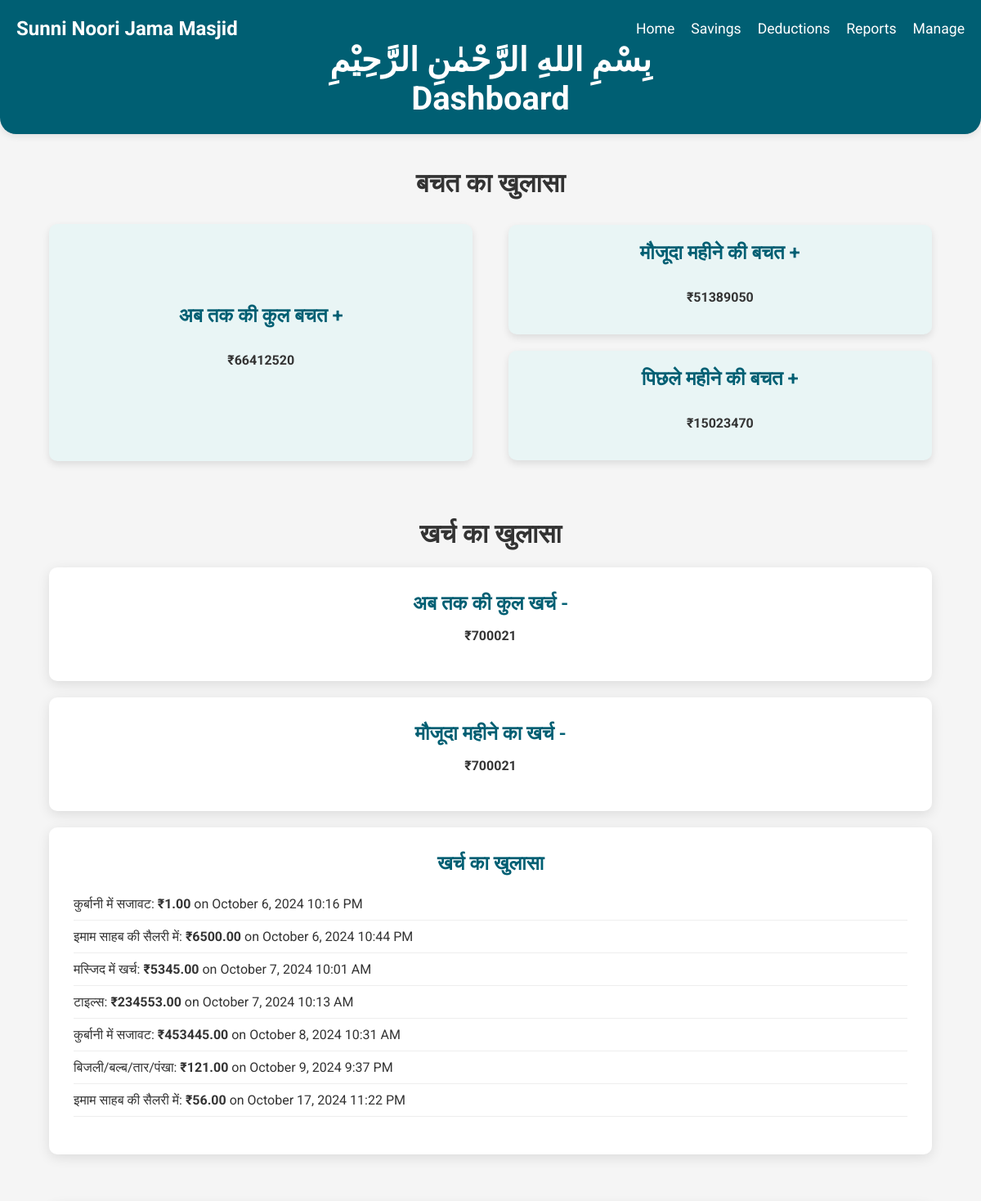
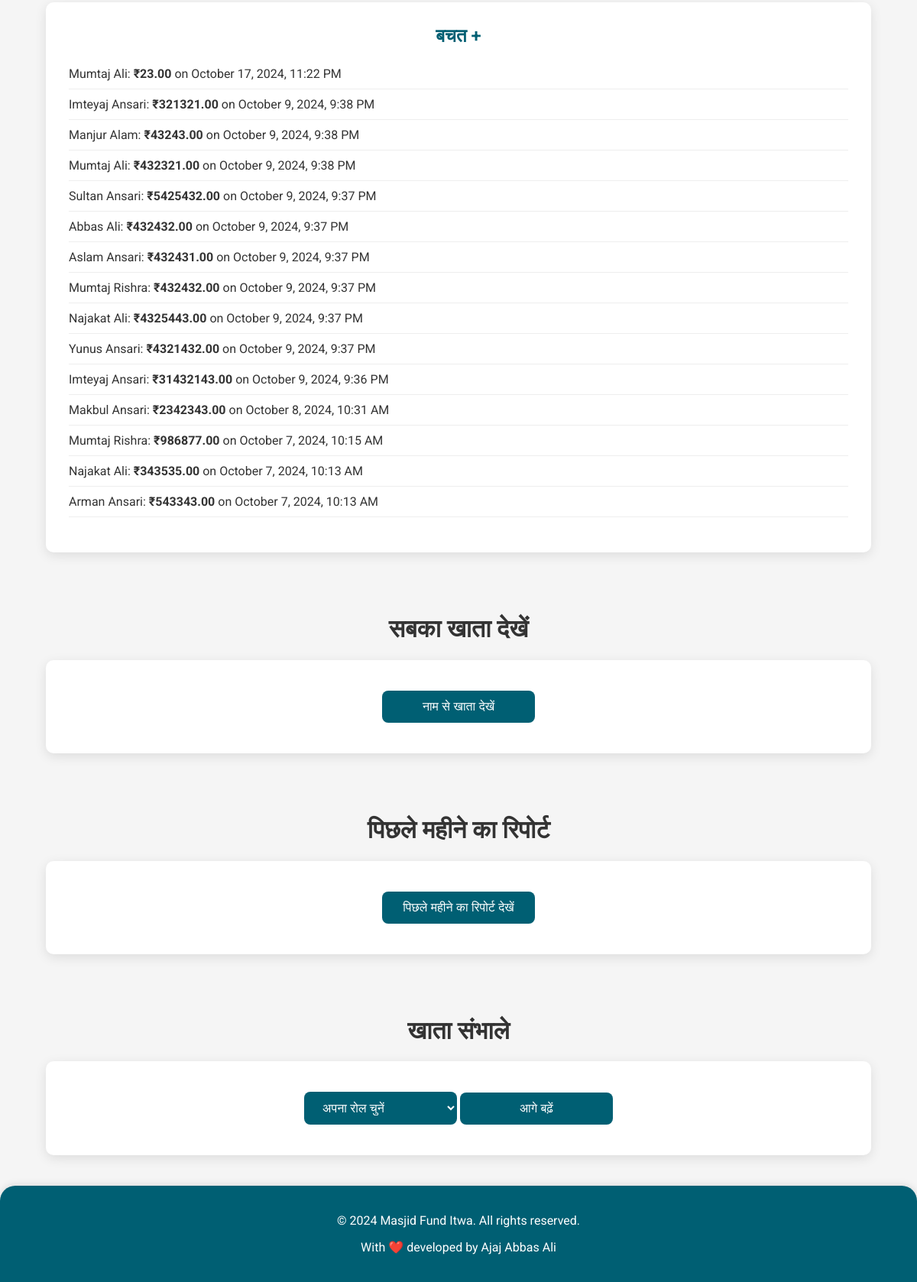
/home/, run on the app's committed database (2 pictures, top to bottom).
### community_fund/models.py (models this page shows, shortened)
class Deduction(models.Model):
    CATEGORY_CHOICES = [
        ('इमाम साहब की सैलरी में', 'इमाम साहब की सैलरी में'),
        ('मस्जिद में खर्च', 'मस्जिद में खर्च'),
        ('बिजली/बल्ब/तार/पंखा', 'बिजली/बल्ब/तार/पंखा'),
        ('साउंड सिस्टम', 'साउंड सिस्टम'),
        ('ईद में सजावट', 'ईद में सजावट'),
        ('कुर्बानी में सजावट', 'कुर्बानी में सजावट'),
        ('चापाकल', 'चापाकल'),
        ('वाइपर खरीदने में', 'वाइपर खरीदने में'),
        ('झाड़ू', 'झाड़ू'),
        ('ताला/चाबी', 'ताला/चाबी'),
        ('लोटा', 'लोटा'),
        ('पेंटिंग', 'पेंटिंग'),
        ('ईंट', 'ईंट'),
        ('गिट्टी', 'गिट्टी'),
        ('बालू', 'बालू'),
        ('सीमेंट', 'सीमेंट'),
        ('छड़', 'छड़'),
        ('मिस्त्री/लेबर', 'मिस्त्री/लेबर'),
        ('टाइल्स', 'टाइल्स'),
    ]
    category = models.CharField(max_length=30, choices=CATEGORY_CHOICES)
    amount = models.DecimalField(max_digits=10, decimal_places=2)
    date = models.DateTimeField(default=timezone.now)

class Transaction(models.Model):
    user = models.ForeignKey(User, on_delete=models.CASCADE)
    amount = models.DecimalField(max_digits=10, decimal_places=2)
    date = models.DateTimeField(default=timezone.now)

class User(models.Model):
    name = models.CharField(max_length=100)
    joined_date = models.DateTimeField(default=timezone.now)
    is_active = models.BooleanField(default=True)

### community_fund/views.py (the view)
# urls.py: path('home/', views.home, name='home'),
def home(request):
    now = timezone.now()
    total_savings = Transaction.objects.aggregate(total=Sum('amount'))['total'] or 0
    current_month_deductions = Deduction.objects.filter(
        date__year=now.year,
        date__month=now.month
    ).aggregate(total=Sum('amount'))['total'] or 0
    total_deductions = Deduction.objects.aggregate(total=Sum('amount'))['total'] or 0
    net_total_savings = total_savings - total_deductions
    current_month_savings = Transaction.objects.filter(
        date__year=now.year,
        date__month=now.month
    ).aggregate(total=Sum('amount'))['total'] or 0
    now = timezone.now()
    current_month = now.month
    current_year = now.year
    first_day_of_current_month = datetime.date(current_year, current_month, 1)
    last_day_of_current_month = datetime.date(current_year, current_month, monthrange(current_year, current_month)[1])
    first_day_of_previous_month = datetime.date(current_year, current_month - 1, 1) if current_month > 1 else datetime.date(current_year - 1, 12, 1)
    last_day_of_previous_month = timezone.make_aware(datetime.datetime(current_year, current_month, 1) - datetime.timedelta(days=1))
    current_month_transactions = Transaction.objects.filter(date__range=[first_day_of_current_month, now])
    current_month_savings_after_deduction = current_month_savings - current_month_deductions
    recent_transactions = Transaction.objects.order_by('-date')[:15]
    previous_month_transactions = Transaction.objects.filter(date__range=[first_day_of_previous_month, last_day_of_previous_month])
    previous_month_deductions = Deduction.objects.filter(date__range=[first_day_of_previous_month, last_day_of_previous_month])
    total_income_previous = previous_month_transactions.aggregate(total=Sum('amount'))['total'] or 0
    total_deductions_previous = previous_month_deductions.aggregate(total=Sum('amount'))['total'] or 0
    total_savings_previous = total_income_previous - total_deductions_previous
    context = {
        'total_savings': net_total_savings,
        'current_month_savings': current_month_savings_after_deduction,
        'current_month_deductions': current_month_deductions,  # Current month deductions
        'total_deductions': total_deductions,  # Total deductions till now
        'recent_transactions': recent_transactions,
        'deductions': Deduction.objects.all(),  # Fetch all deductions to display in the template
        'total_savings_previous': total_savings_previous,
    }
    return render(request, 'home.html', context)

### community_fund/templates/home.html (shortened to what this page needs)
{% load static %}
<!DOCTYPE html>
<html lang="en">
<head>
</head>
<body>
    <header>
        <nav class="navbar">
            <div class="navbar-brand">Sunni Noori Jama Masjid</div>
            <div class="navbar-links" id="navbarLinks">
                <a href="#">Home</a>
                <a href="#">Savings</a>
                <a href="#">Deductions</a>
                <a href="#">Reports</a>
                <a href="{% url 'add_transaction' %}">Manage</a>
            </div>
        </nav>
        <h1>بِسْمِ اللهِ الرَّحْمٰنِ الرَّحِيْمِ</h1>
        <h1>Dashboard</h1>
    </header>
    <div class="section">
        <h1>बचत का खुलासा</h1>
        <div class="savings-container">
            <div class="savings-right">
                <div class="savings-card" style="width: 100%; height: 94%;">
                    <h2>अब तक की कुल बचत +</h2>
                    <p><strong>₹{{ total_savings }}</strong></p>
                </div>
            </div>
            <div class="savings-left">
                <div class="savings-card">
                    <h2>मौजूदा महीने की बचत +</h2>
                    <p><strong>₹{{ current_month_savings }}</strong></p>
                </div>
                <div class="savings-card">
                    <h2>पिछले महीने की बचत +</h2>
                    <p><strong>₹{{ total_savings_previous }}</strong></p>
                </div>
            </div>
        </div>
    </div>
    <div class="section">
        <h1>खर्च का खुलासा</h1>
        <div class="card">
            <h2>अब तक की कुल खर्च -</h2>
            <p><strong>₹{{ total_deductions }}</strong></p>
        </div>
        <div class="card">
            <h2>मौजूदा महीने का खर्च -</h2>
            <p><strong>₹{{ current_month_deductions }}</strong></p>
        </div>
        <div class="card">
            <h2>खर्च का खुलासा</h2>
            {% if deductions %}
                <ul>
                    {% for deduction in deductions %}
                        <li>{{ deduction.category }}: <strong>₹{{ deduction.amount }}</strong> on {{ deduction.date|date:"F j, Y g:i A" }}</li>
                    {% endfor %}
                </ul>
            {% else %}
                <p>कोई कटौती दर्ज नहीं की गई है g</p>
            {% endif %}
        </div>
    </div>
    <div class="section">
        <div class="card">
            <h2>बचत +</h2>
            {% if recent_transactions %}
                <ul>
                    {% for transaction in recent_transactions %}
                        <li>{{ transaction.user.name }}: <strong>₹{{ transaction.amount }}</strong> on {{ transaction.date|date:"F j, Y, g:i A" }}</li>
                    {% endfor %}
                </ul>
            {% else %}
                <p>बचत दर्ज नहीं कराई गई है</p>
            {% endif %}
        </div>
    </div>
    <div class="section">
        <h1>सबका खाता देखें</h1>
        <div class="card">
            <a href="{% url 'generate_user_report' %}">
                <button class="button" type="button">नाम से खाता देखें</button>
            </a>
        </div>
    </div>
    <div class="section">
        <h1>पिछले महीने का रिपोर्ट</h1>
        <div class="card">
            <a href="{% url 'monthwise_report' %}">
                <button class="utton" type="button">पिछले महीने का रिपोर्ट देखें</button>
            </a>
        </div>
    </div>
    <div class="section">
        <h1>खाता संभाले</h1>
        <div class="card">
            <select id="userRoleDropdown" class="button">
                <option value="">अपना रोल चुनें</option>
            </select>
            <button class="button" type="button" onclick="redirectBasedOnRole()">आगे बढ़ें</button>
        </div>
    </div>
    <footer>
        <p>© 2024 Masjid Fund Itwa. All rights reserved.</p>
        <p>With ❤️ developed by Ajaj Abbas Ali</p>
    </footer>
</body>
</html>

### community_fund/templates/home.html (style rules this page uses)
* { box-sizing: border-box; }
body, html { margin: 0; padding: 0; }
body { font-family: 'Roboto', sans-serif; background: #f5f5f5; margin: 0; padding: 0; color: #333; display: flex; flex-direction: column; align-items: center; min-height: 100vh; }
header { background: #005f73; color: white; width: 100%; text-align: center; padding: 20px 0; border-radius: 0 0 20px 20px; box-shadow: 0 2px 10px rgba(0, 0, 0, 0.1); margin: 0; }
header h1 { margin: 0; font-size: 2.5em; }
.section { display: flex; flex-direction: column; align-items: center; width: 90%; max-width: 1200px; margin: 20px 0; }
.savings-container { display: flex; justify-content: space-between; width: 100%; }
.savings-left { display: flex; flex-direction: column; width: 48%; justify-content: space-between; }
.savings-right { width: 48%; display: flex; align-items: center; }
.savings-left .savings-card { height: 50%; }
.savings-card { background: #e9f5f5; border-radius: 10px; padding: 20px; box-shadow: 0 4px 10px rgba(0, 0, 0, 0.1); margin: 10px 0; text-align: center; transition: transform 0.3s ease; display: flex; flex-direction: column; justify-content: center; }
h2 { color: #005f73; margin: 0 0 15px; font-weight: 600; }
strong { color: #333; }
.card { background: white; border-radius: 10px; padding: 30px; box-shadow: 0 4px 15px rgba(0, 0, 0, 0.1); width: 100%; text-align: center; margin-bottom: 20px; transition: transform 0.3s ease; }
ul { list-style: none; padding: 0; text-align: left; }
li { padding: 10px 0; border-bottom: 1px solid #eee; }
.button { background: #005f73; color: white; padding: 12px 20px; border: none; border-radius: 8px; font-size: 16px; cursor: pointer; margin: 10px 0; transition: background 0.3s, transform 0.3s; width: 100%; max-width: 200px; }
.utton { background: #005f73; color: white; padding: 12px 20px; border: none; border-radius: 8px; font-size: 16px; cursor: pointer; margin: 10px 0; transition: background 0.3s, transform 0.3s; width: 100%; max-width: 200px; }
footer { margin-top: auto; padding: 20px; text-align: center; background-color: #005f73; color: white; width: 100%; border-radius: 20px 20px 0 0; box-shadow: 0 -2px 10px rgba(0, 0, 0, 0.1); }
.navbar { display: flex; justify-content: space-between; align-items: center; width: 100%; background: #005f73; padding: 1px 20px; position: relative; }
.navbar-brand { color: white; font-size: 1.5em; font-weight: bold; }
.navbar-links { display: flex; gap: 20px; }
.navbar-links a { color: white; text-decoration: none; font-size: 1.1em; }

### data on the page
Deduction: category "कुर्बानी में सजावट", amount "1.00", date "October 6, 2024 10:16 PM"
Deduction: category "इमाम साहब की सैलरी में", amount "6500.00", date "October 6, 2024 10:44 PM"
Deduction: category "मस्जिद में खर्च", amount "5345.00", date "October 7, 2024 10:01 AM"
Deduction: category "टाइल्स", amount "234553.00", date "October 7, 2024 10:13 AM"
Deduction: category "कुर्बानी में सजावट", amount "453445.00", date "October 8, 2024 10:31 AM"
Deduction: category "बिजली/बल्ब/तार/पंखा", amount "121.00", date "October 9, 2024 9:37 PM"
Deduction: category "इमाम साहब की सैलरी में", amount "56.00", date "October 17, 2024 11:22 PM"

### other printed values
{{ total_savings }} "66412520"
{{ current_month_savings }} "51389050"
{{ total_savings_previous }} "15023470"
{{ total_deductions }} "700021"
{{ current_month_deductions }} "700021"
